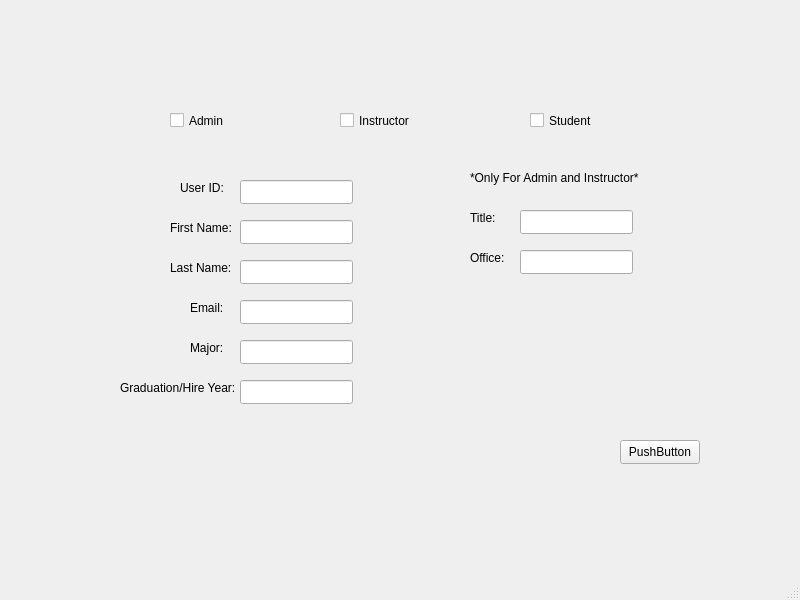
<?xml version="1.0" encoding="UTF-8"?>
<ui version="4.0">
 <class>AddUser</class>
 <widget class="QMainWindow" name="AddUser">
  <property name="geometry">
   <rect>
    <x>0</x>
    <y>0</y>
    <width>800</width>
    <height>600</height>
   </rect>
  </property>
  <property name="windowTitle">
   <string>MainWindow</string>
  </property>
  <widget class="QWidget" name="centralwidget">
   <widget class="QLineEdit" name="TextFN">
    <property name="geometry">
     <rect>
      <x>240</x>
      <y>220</y>
      <width>113</width>
      <height>24</height>
     </rect>
    </property>
   </widget>
   <widget class="QPushButton" name="pushButton">
    <property name="geometry">
     <rect>
      <x>620</x>
      <y>440</y>
      <width>80</width>
      <height>24</height>
     </rect>
    </property>
    <property name="text">
     <string>PushButton</string>
    </property>
   </widget>
   <widget class="QLabel" name="UserID">
    <property name="geometry">
     <rect>
      <x>180</x>
      <y>180</y>
      <width>61</width>
      <height>16</height>
     </rect>
    </property>
    <property name="text">
     <string>User ID: </string>
    </property>
   </widget>
   <widget class="QLineEdit" name="TextUI">
    <property name="geometry">
     <rect>
      <x>240</x>
      <y>180</y>
      <width>113</width>
      <height>24</height>
     </rect>
    </property>
   </widget>
   <widget class="QLabel" name="FN">
    <property name="geometry">
     <rect>
      <x>170</x>
      <y>220</y>
      <width>71</width>
      <height>16</height>
     </rect>
    </property>
    <property name="text">
     <string>First Name:</string>
    </property>
   </widget>
   <widget class="QCheckBox" name="checkAdmin">
    <property name="geometry">
     <rect>
      <x>170</x>
      <y>110</y>
      <width>76</width>
      <height>21</height>
     </rect>
    </property>
    <property name="text">
     <string>Admin</string>
    </property>
   </widget>
   <widget class="QCheckBox" name="checkInstructor">
    <property name="geometry">
     <rect>
      <x>340</x>
      <y>110</y>
      <width>76</width>
      <height>21</height>
     </rect>
    </property>
    <property name="text">
     <string>Instructor</string>
    </property>
   </widget>
   <widget class="QCheckBox" name="checkStudent">
    <property name="geometry">
     <rect>
      <x>530</x>
      <y>110</y>
      <width>76</width>
      <height>21</height>
     </rect>
    </property>
    <property name="text">
     <string>Student</string>
    </property>
   </widget>
   <widget class="QLabel" name="LN">
    <property name="geometry">
     <rect>
      <x>170</x>
      <y>260</y>
      <width>71</width>
      <height>16</height>
     </rect>
    </property>
    <property name="text">
     <string>Last Name:</string>
    </property>
   </widget>
   <widget class="QLineEdit" name="TextLN">
    <property name="geometry">
     <rect>
      <x>240</x>
      <y>260</y>
      <width>113</width>
      <height>24</height>
     </rect>
    </property>
    <property name="text">
     <string/>
    </property>
   </widget>
   <widget class="QLabel" name="Email">
    <property name="geometry">
     <rect>
      <x>190</x>
      <y>300</y>
      <width>71</width>
      <height>16</height>
     </rect>
    </property>
    <property name="text">
     <string>Email:</string>
    </property>
   </widget>
   <widget class="QLineEdit" name="TextE">
    <property name="geometry">
     <rect>
      <x>240</x>
      <y>300</y>
      <width>113</width>
      <height>24</height>
     </rect>
    </property>
   </widget>
   <widget class="QLabel" name="Title">
    <property name="geometry">
     <rect>
      <x>470</x>
      <y>210</y>
      <width>71</width>
      <height>16</height>
     </rect>
    </property>
    <property name="text">
     <string>Title:</string>
    </property>
   </widget>
   <widget class="QLineEdit" name="TextT">
    <property name="geometry">
     <rect>
      <x>520</x>
      <y>210</y>
      <width>113</width>
      <height>24</height>
     </rect>
    </property>
   </widget>
   <widget class="QLabel" name="label_6">
    <property name="geometry">
     <rect>
      <x>470</x>
      <y>170</y>
      <width>231</width>
      <height>16</height>
     </rect>
    </property>
    <property name="text">
     <string>*Only For Admin and Instructor*</string>
    </property>
   </widget>
   <widget class="QLineEdit" name="TextO">
    <property name="geometry">
     <rect>
      <x>520</x>
      <y>250</y>
      <width>113</width>
      <height>24</height>
     </rect>
    </property>
   </widget>
   <widget class="QLabel" name="Office">
    <property name="geometry">
     <rect>
      <x>470</x>
      <y>250</y>
      <width>71</width>
      <height>16</height>
     </rect>
    </property>
    <property name="text">
     <string>Office:</string>
    </property>
   </widget>
   <widget class="QLineEdit" name="TextM">
    <property name="geometry">
     <rect>
      <x>240</x>
      <y>340</y>
      <width>113</width>
      <height>24</height>
     </rect>
    </property>
   </widget>
   <widget class="QLabel" name="Major">
    <property name="geometry">
     <rect>
      <x>190</x>
      <y>340</y>
      <width>71</width>
      <height>16</height>
     </rect>
    </property>
    <property name="text">
     <string>Major:</string>
    </property>
   </widget>
   <widget class="QLineEdit" name="TextY">
    <property name="geometry">
     <rect>
      <x>240</x>
      <y>380</y>
      <width>113</width>
      <height>24</height>
     </rect>
    </property>
   </widget>
   <widget class="QLabel" name="Year">
    <property name="geometry">
     <rect>
      <x>120</x>
      <y>380</y>
      <width>131</width>
      <height>16</height>
     </rect>
    </property>
    <property name="text">
     <string>Graduation/Hire Year:</string>
    </property>
   </widget>
  </widget>
  <widget class="QMenuBar" name="menubar">
   <property name="geometry">
    <rect>
     <x>0</x>
     <y>0</y>
     <width>800</width>
     <height>21</height>
    </rect>
   </property>
  </widget>
  <widget class="QStatusBar" name="statusbar"/>
 </widget>
 <resources/>
 <connections/>
</ui>
